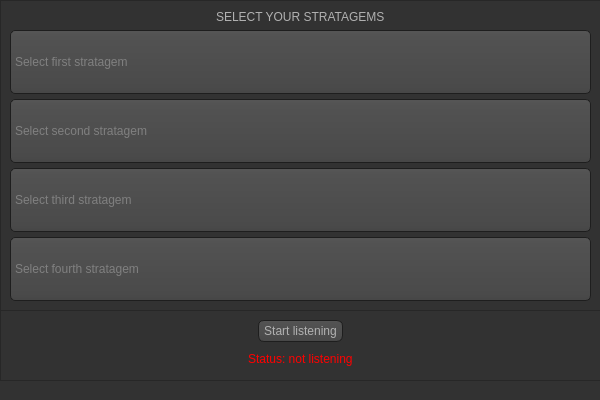
<?xml version="1.0" encoding="UTF-8"?>
<ui version="4.0">
 <class>MainWindow</class>
 <widget class="QMainWindow" name="MainWindow">
  <property name="geometry">
   <rect>
    <x>0</x>
    <y>0</y>
    <width>600</width>
    <height>400</height>
   </rect>
  </property>
  <property name="minimumSize">
   <size>
    <width>600</width>
    <height>400</height>
   </size>
  </property>
  <property name="maximumSize">
   <size>
    <width>600</width>
    <height>400</height>
   </size>
  </property>
  <property name="windowTitle">
   <string>MainWindow</string>
  </property>
  <property name="windowIcon">
   <iconset resource="resources.qrc">
    <normaloff>:/icons/MainWindowIcon.ico</normaloff>:/icons/MainWindowIcon.ico</iconset>
  </property>
  <property name="styleSheet">
   <string notr="true">QToolTip
{
     border: 1px solid black;
     background-color: #ffa02f;
     padding: 1px;
     border-radius: 3px;
     opacity: 100;
}

QWidget
{
    color: #b1b1b1;
    background-color: #323232;
}

QWidget:item:hover
{
    background-color: QLinearGradient( x1: 0, y1: 0, x2: 0, y2: 1, stop: 0 #ffa02f, stop: 1 #ca0619);
    color: #000000;
}

QWidget:item:selected
{
    background-color: QLinearGradient( x1: 0, y1: 0, x2: 0, y2: 1, stop: 0 #ffa02f, stop: 1 #d7801a);
}

QMenuBar::item
{
    background: transparent;
}

QMenuBar::item:selected
{
    background: transparent;
    border: 1px solid #ffaa00;
}

QMenuBar::item:pressed
{
    background: #444;
    border: 1px solid #000;
    background-color: QLinearGradient(
        x1:0, y1:0,
        x2:0, y2:1,
        stop:1 #212121,
        stop:0.4 #343434/*,
        stop:0.2 #343434,
        stop:0.1 #ffaa00*/
    );
    margin-bottom:-1px;
    padding-bottom:1px;
}

QMenu
{
    border: 1px solid #000;
}

QMenu::item
{
    padding: 2px 20px 2px 20px;
}

QMenu::item:selected
{
    color: #000000;
}

QWidget:disabled
{
    color: #404040;
    background-color: #323232;
}

QAbstractItemView
{
    background-color: QLinearGradient( x1: 0, y1: 0, x2: 0, y2: 1, stop: 0 #4d4d4d, stop: 0.1 #646464, stop: 1 #5d5d5d);
}

QWidget:focus
{
    /*border: 2px solid QLinearGradient( x1: 0, y1: 0, x2: 0, y2: 1, stop: 0 #ffa02f, stop: 1 #d7801a);*/
}

QLineEdit
{
    background-color: QLinearGradient( x1: 0, y1: 0, x2: 0, y2: 1, stop: 0 #4d4d4d, stop: 0 #646464, stop: 1 #5d5d5d);
    padding: 1px;
    border-style: solid;
    border: 1px solid #1e1e1e;
    border-radius: 5;
}

QPushButton
{
    color: #b1b1b1;
    background-color: QLinearGradient( x1: 0, y1: 0, x2: 0, y2: 1, stop: 0 #565656, stop: 0.1 #525252, stop: 0.5 #4e4e4e, stop: 0.9 #4a4a4a, stop: 1 #464646);
    border-width: 1px;
    border-color: #1e1e1e;
    border-style: solid;
    border-radius: 6;
    padding: 3px;
    font-size: 12px;
    padding-left: 5px;
    padding-right: 5px;
}

QPushButton:pressed
{
    background-color: QLinearGradient( x1: 0, y1: 0, x2: 0, y2: 1, stop: 0 #2d2d2d, stop: 0.1 #2b2b2b, stop: 0.5 #292929, stop: 0.9 #282828, stop: 1 #252525);
}

QComboBox
{
    selection-background-color: #ffaa00;
    background-color: QLinearGradient( x1: 0, y1: 0, x2: 0, y2: 1, stop: 0 #565656, stop: 0.1 #525252, stop: 0.5 #4e4e4e, stop: 0.9 #4a4a4a, stop: 1 #464646);
    border-style: solid;
    border: 1px solid #1e1e1e;
    border-radius: 5;
}

QComboBox:hover,QPushButton:hover
{
    border: 2px solid QLinearGradient( x1: 0, y1: 0, x2: 0, y2: 1, stop: 0 #ffa02f, stop: 1 #d7801a);
}


QComboBox:on
{
    padding-top: 3px;
    padding-left: 4px;
    background-color: QLinearGradient( x1: 0, y1: 0, x2: 0, y2: 1, stop: 0 #2d2d2d, stop: 0.1 #2b2b2b, stop: 0.5 #292929, stop: 0.9 #282828, stop: 1 #252525);
    selection-background-color: #ffaa00;
}

QComboBox QAbstractItemView
{
    border: 2px solid darkgray;
    selection-background-color: QLinearGradient( x1: 0, y1: 0, x2: 0, y2: 1, stop: 0 #ffa02f, stop: 1 #d7801a);
}

QComboBox::drop-down
{
     subcontrol-origin: padding;
     subcontrol-position: top right;
     width: 15px;

     border-left-width: 0px;
     border-left-color: darkgray;
     border-left-style: solid; /* just a single line */
     border-top-right-radius: 3px; /* same radius as the QComboBox */
     border-bottom-right-radius: 3px;
 }

QComboBox::down-arrow
{
	image: url(:/icons/down_arrow.png);
}

QGroupBox:focus
{
border: 2px solid QLinearGradient( x1: 0, y1: 0, x2: 0, y2: 1, stop: 0 #ffa02f, stop: 1 #d7801a);
}

QTextEdit:focus
{
    border: 2px solid QLinearGradient( x1: 0, y1: 0, x2: 0, y2: 1, stop: 0 #ffa02f, stop: 1 #d7801a);
}

QScrollBar:horizontal {
     border: 1px solid #222222;
     background: QLinearGradient( x1: 0, y1: 0, x2: 0, y2: 1, stop: 0.0 #121212, stop: 0.2 #282828, stop: 1 #484848);
     height: 7px;
     margin: 0px 16px 0 16px;
}

QScrollBar::handle:horizontal
{
      background: QLinearGradient( x1: 0, y1: 0, x2: 1, y2: 0, stop: 0 #ffa02f, stop: 0.5 #d7801a, stop: 1 #ffa02f);
      min-height: 20px;
      border-radius: 2px;
}

QScrollBar::add-line:horizontal {
      border: 1px solid #1b1b19;
      border-radius: 2px;
      background: QLinearGradient( x1: 0, y1: 0, x2: 1, y2: 0, stop: 0 #ffa02f, stop: 1 #d7801a);
      width: 14px;
      subcontrol-position: right;
      subcontrol-origin: margin;
}

QScrollBar::sub-line:horizontal {
      border: 1px solid #1b1b19;
      border-radius: 2px;
      background: QLinearGradient( x1: 0, y1: 0, x2: 1, y2: 0, stop: 0 #ffa02f, stop: 1 #d7801a);
      width: 14px;
     subcontrol-position: left;
     subcontrol-origin: margin;
}

QScrollBar::right-arrow:horizontal, QScrollBar::left-arrow:horizontal
{
      border: 1px solid black;
      width: 1px;
      height: 1px;
      background: white;
}

QScrollBar::add-page:horizontal, QScrollBar::sub-page:horizontal
{
      background: none;
}

QScrollBar:vertical
{
      background: QLinearGradient( x1: 0, y1: 0, x2: 1, y2: 0, stop: 0.0 #121212, stop: 0.2 #282828, stop: 1 #484848);
      width: 7px;
      margin: 16px 0 16px 0;
      border: 1px solid #222222;
}

QScrollBar::handle:vertical
{
      background: QLinearGradient( x1: 0, y1: 0, x2: 0, y2: 1, stop: 0 #ffa02f, stop: 0.5 #d7801a, stop: 1 #ffa02f);
      min-height: 20px;
      border-radius: 2px;
}

QScrollBar::add-line:vertical
{
      border: 1px solid #1b1b19;
      border-radius: 2px;
      background: QLinearGradient( x1: 0, y1: 0, x2: 0, y2: 1, stop: 0 #ffa02f, stop: 1 #d7801a);
      height: 14px;
      subcontrol-position: bottom;
      subcontrol-origin: margin;
}

QScrollBar::sub-line:vertical
{
      border: 1px solid #1b1b19;
      border-radius: 2px;
      background: QLinearGradient( x1: 0, y1: 0, x2: 0, y2: 1, stop: 0 #d7801a, stop: 1 #ffa02f);
      height: 14px;
      subcontrol-position: top;
      subcontrol-origin: margin;
}

QScrollBar::up-arrow:vertical, QScrollBar::down-arrow:vertical
{
      border: 1px solid black;
      width: 1px;
      height: 1px;
      background: white;
}


QScrollBar::add-page:vertical, QScrollBar::sub-page:vertical
{
      background: none;
}

QTextEdit
{
    background-color: #242424;
}

QPlainTextEdit
{
    background-color: #242424;
}

QHeaderView::section
{
    background-color: QLinearGradient(x1:0, y1:0, x2:0, y2:1, stop:0 #616161, stop: 0.5 #505050, stop: 0.6 #434343, stop:1 #656565);
    color: white;
    padding-left: 4px;
    border: 1px solid #6c6c6c;
}

QCheckBox:disabled
{
color: #414141;
}

QDockWidget::title
{
    text-align: center;
    spacing: 3px; /* spacing between items in the tool bar */
    background-color: QLinearGradient(x1:0, y1:0, x2:0, y2:1, stop:0 #323232, stop: 0.5 #242424, stop:1 #323232);
}

QDockWidget::close-button, QDockWidget::float-button
{
    text-align: center;
    spacing: 1px; /* spacing between items in the tool bar */
    background-color: QLinearGradient(x1:0, y1:0, x2:0, y2:1, stop:0 #323232, stop: 0.5 #242424, stop:1 #323232);
}

QDockWidget::close-button:hover, QDockWidget::float-button:hover
{
    background: #242424;
}

QDockWidget::close-button:pressed, QDockWidget::float-button:pressed
{
    padding: 1px -1px -1px 1px;
}

QMainWindow::separator
{
    background-color: QLinearGradient(x1:0, y1:0, x2:0, y2:1, stop:0 #161616, stop: 0.5 #151515, stop: 0.6 #212121, stop:1 #343434);
    color: white;
    padding-left: 4px;
    border: 1px solid #4c4c4c;
    spacing: 3px; /* spacing between items in the tool bar */
}

QMainWindow::separator:hover
{

    background-color: QLinearGradient(x1:0, y1:0, x2:0, y2:1, stop:0 #d7801a, stop:0.5 #b56c17 stop:1 #ffa02f);
    color: white;
    padding-left: 4px;
    border: 1px solid #6c6c6c;
    spacing: 3px; /* spacing between items in the tool bar */
}

QToolBar::handle
{
     spacing: 3px; /* spacing between items in the tool bar */
     background: url(:/icons/handle.png)
}

QMenu::separator
{
    height: 2px;
    background-color: QLinearGradient(x1:0, y1:0, x2:0, y2:1, stop:0 #161616, stop: 0.5 #151515, stop: 0.6 #212121, stop:1 #343434);
    color: white;
    padding-left: 4px;
    margin-left: 10px;
    margin-right: 5px;
}

QProgressBar
{
    border: 2px solid grey;
    border-radius: 5px;
    text-align: center;
}

QProgressBar::chunk
{
    background-color: #d7801a;
    width: 2.15px;
    margin: 0.5px;
}

QTabBar::tab {
    color: #b1b1b1;
    border: 1px solid #444;
    border-bottom-style: none;
    background-color: #323232;
    padding-left: 10px;
    padding-right: 10px;
    padding-top: 3px;
    padding-bottom: 2px;
    margin-right: -1px;
}

QTabWidget::pane {
    border: 1px solid #444;
    top: 1px;
}

QTabBar::tab:last
{
    margin-right: 0; /* the last selected tab has nothing to overlap with on the right */
    border-top-right-radius: 3px;
}

QTabBar::tab:first:!selected
{
 margin-left: 0px; /* the last selected tab has nothing to overlap with on the right */


    border-top-left-radius: 3px;
}

QTabBar::tab:!selected
{
    color: #b1b1b1;
    border-bottom-style: solid;
    margin-top: 3px;
    background-color: QLinearGradient(x1:0, y1:0, x2:0, y2:1, stop:1 #212121, stop:.4 #343434);
}

QTabBar::tab:selected
{
    border-top-left-radius: 3px;
    border-top-right-radius: 3px;
    margin-bottom: 0px;
}

QTabBar::tab:!selected:hover
{
    /*border-top: 2px solid #ffaa00;
    padding-bottom: 3px;*/
    border-top-left-radius: 3px;
    border-top-right-radius: 3px;
    background-color: QLinearGradient(x1:0, y1:0, x2:0, y2:1, stop:1 #212121, stop:0.4 #343434, stop:0.2 #343434, stop:0.1 #ffaa00);
}

QRadioButton::indicator:checked, QRadioButton::indicator:unchecked{
    color: #b1b1b1;
    background-color: #323232;
    border: 1px solid #b1b1b1;
    border-radius: 6px;
}

QRadioButton::indicator:checked
{
    background-color: qradialgradient(
        cx: 0.5, cy: 0.5,
        fx: 0.5, fy: 0.5,
        radius: 1.0,
        stop: 0.25 #ffaa00,
        stop: 0.3 #323232
    );
}

QCheckBox::indicator{
    color: #b1b1b1;
    background-color: #323232;
    border: 1px solid #b1b1b1;
    width: 9px;
    height: 9px;
}

QRadioButton::indicator
{
    border-radius: 6px;
}

QRadioButton::indicator:hover, QCheckBox::indicator:hover
{
    border: 1px solid #ffaa00;
}

QCheckBox::indicator:checked
{
	image: url(:/icons/checkbox.png);
}

QCheckBox::indicator:disabled, QRadioButton::indicator:disabled
{
    border: 1px solid #444;
}</string>
  </property>
  <widget class="QWidget" name="centralwidget">
   <widget class="QFrame" name="frame">
    <property name="geometry">
     <rect>
      <x>0</x>
      <y>0</y>
      <width>601</width>
      <height>311</height>
     </rect>
    </property>
    <property name="frameShape">
     <enum>QFrame::Shape::StyledPanel</enum>
    </property>
    <property name="frameShadow">
     <enum>QFrame::Shadow::Raised</enum>
    </property>
    <layout class="QVBoxLayout" name="verticalLayout">
     <item alignment="Qt::AlignmentFlag::AlignHCenter">
      <widget class="QLabel" name="select_label">
       <property name="text">
        <string>SELECT YOUR STRATAGEMS</string>
       </property>
      </widget>
     </item>
     <item>
      <widget class="QComboBox" name="comboBox">
       <property name="minimumSize">
        <size>
         <width>0</width>
         <height>64</height>
        </size>
       </property>
       <property name="iconSize">
        <size>
         <width>64</width>
         <height>64</height>
        </size>
       </property>
       <property name="placeholderText">
        <string>Select first stratagem</string>
       </property>
      </widget>
     </item>
     <item>
      <widget class="QComboBox" name="comboBox_2">
       <property name="minimumSize">
        <size>
         <width>0</width>
         <height>64</height>
        </size>
       </property>
       <property name="iconSize">
        <size>
         <width>64</width>
         <height>64</height>
        </size>
       </property>
       <property name="placeholderText">
        <string>Select second stratagem</string>
       </property>
      </widget>
     </item>
     <item>
      <widget class="QComboBox" name="comboBox_3">
       <property name="minimumSize">
        <size>
         <width>0</width>
         <height>64</height>
        </size>
       </property>
       <property name="iconSize">
        <size>
         <width>64</width>
         <height>64</height>
        </size>
       </property>
       <property name="placeholderText">
        <string>Select third stratagem</string>
       </property>
      </widget>
     </item>
     <item>
      <widget class="QComboBox" name="comboBox_4">
       <property name="minimumSize">
        <size>
         <width>0</width>
         <height>64</height>
        </size>
       </property>
       <property name="locale">
        <locale language="Ukrainian" country="Ukraine"/>
       </property>
       <property name="iconSize">
        <size>
         <width>64</width>
         <height>64</height>
        </size>
       </property>
       <property name="placeholderText">
        <string>Select fourth stratagem</string>
       </property>
      </widget>
     </item>
    </layout>
   </widget>
   <widget class="QFrame" name="frame_2">
    <property name="geometry">
     <rect>
      <x>0</x>
      <y>310</y>
      <width>601</width>
      <height>71</height>
     </rect>
    </property>
    <property name="frameShape">
     <enum>QFrame::Shape::StyledPanel</enum>
    </property>
    <property name="frameShadow">
     <enum>QFrame::Shadow::Raised</enum>
    </property>
    <layout class="QVBoxLayout" name="verticalLayout_2">
     <item alignment="Qt::AlignmentFlag::AlignHCenter">
      <widget class="QPushButton" name="is_listening_Button">
       <property name="text">
        <string>Start listening</string>
       </property>
      </widget>
     </item>
     <item alignment="Qt::AlignmentFlag::AlignHCenter">
      <widget class="QLabel" name="is_listening_label">
       <property name="minimumSize">
        <size>
         <width>0</width>
         <height>0</height>
        </size>
       </property>
       <property name="text">
        <string>&lt;html&gt;&lt;head/&gt;&lt;body&gt;&lt;p&gt;&lt;span style=&quot; color:#ff0000;&quot;&gt;Status: not listening&lt;/span&gt;&lt;/p&gt;&lt;/body&gt;&lt;/html&gt;</string>
       </property>
      </widget>
     </item>
    </layout>
   </widget>
  </widget>
 </widget>
 <tabstops>
  <tabstop>comboBox</tabstop>
  <tabstop>comboBox_2</tabstop>
  <tabstop>comboBox_3</tabstop>
  <tabstop>comboBox_4</tabstop>
  <tabstop>is_listening_Button</tabstop>
 </tabstops>
 <resources>
  <include location="resources.qrc"/>
 </resources>
 <connections/>
</ui>
